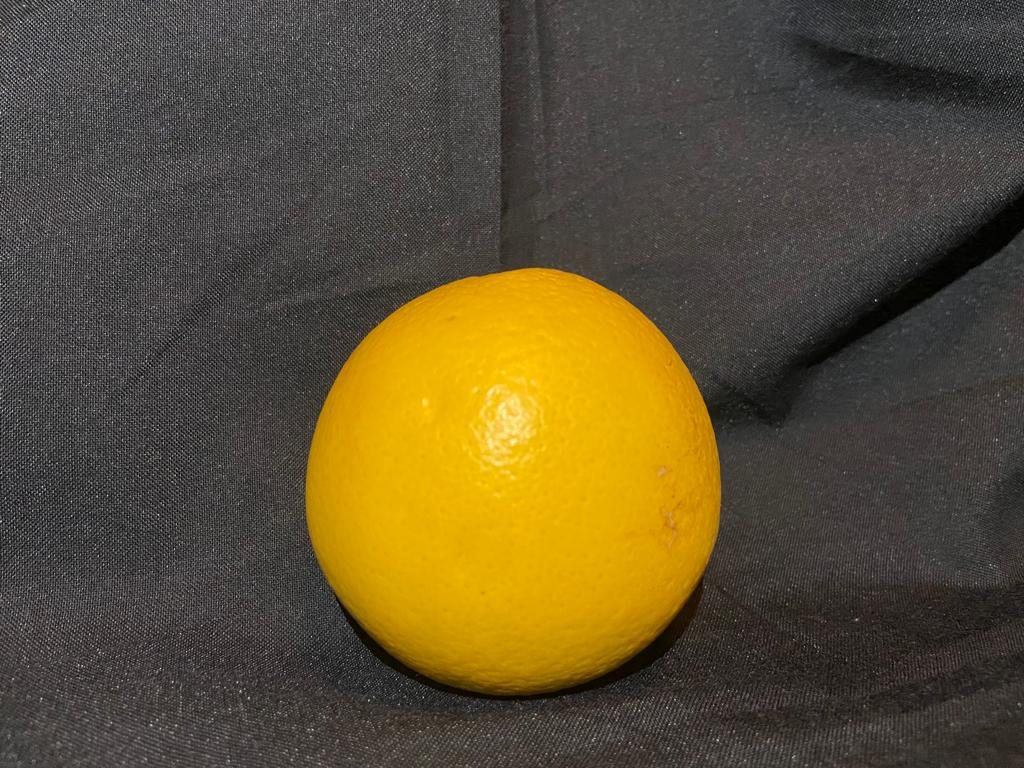
#> input picture servidor/dataSet/Naranja Buena Calidad (0).jpeg, 1024 x 768 px, found by its file name
$ python prueba.py
#> lines starting #> are read from the running program, lines starting #| are printed output that depends on the picture; after the words box and inside, x2 and y2 are one past the last pixel; in counts of white or black regions, pixels touching at a corner belong together; long printed decimals are rounded
import sys
import cv2 as cv
import numpy as np

def binarize(sample):
    blueLayer, greenLayer, redLayer = cv.split(sample)
    redBilateral = cv.bilateralFilter(redLayer, 15, 35, 25)
    _, redBilateral_thresh = cv.threshold(redBilateral, 150, 255, cv.THRESH_OTSU)
    retval, labels, stats, centroids = cv.connectedComponentsWithStats(redBilateral_thresh)
    area_min = 200
    for i in range(0, retval):
        area = stats[i, cv.CC_STAT_AREA]
        if area < area_min:
            indices = np.where(labels == i)
            redBilateral_thresh[indices] = 0
    return [redBilateral_thresh, blueLayer, greenLayer, redLayer]

def sampleDrawDetect(sample, binary, contours, rect):
    muestraContorno = cv.drawContours(sample.copy(), contours, -1, (0,255,0), 3)
    box = cv.boxPoints(rect)
    box = np.int0(box)
    muestraContorno = cv.drawContours(muestraContorno, [box], 0, (0,0,255), 2)
    #cv.imshow('Min rectangulo', muestraContorno)


def colorStatistics(blueLayer, greenLayer, redLayer, binaryMask):
    blueMask = cv.bitwise_or(blueLayer, blueLayer, mask = binaryMask)
    greenMask = cv.bitwise_or(greenLayer, greenLayer, mask = binaryMask)
    redMask = cv.bitwise_or(redLayer, redLayer, mask = binaryMask)
    suma = 0
    cant = 0
    resT = ""
    for i in blueMask:
        for j in i:
            if j != 0:
                cant += 1
                suma += j
    res = suma/(2.55*cant)
    resT += str(res) + ","

    suma = 0
    cant = 0
    for i in greenMask:
        for j in i:
            if j != 0:
                cant += 1
                suma += j
    res = suma/(2.55*cant)
    resT += str(res) + ","


    suma = 0
    cant = 0
    for i in redMask:
        for j in i:
            if j != 0:
                cant += 1
                suma += j
    res = suma/(2.55*cant)
    resT += str(res)

    return resT


def sampleLecture(fileName):
    sample = cv.imread(fileName)
    binary, blueLayer, greenLayer, redLayer = binarize(sample)
    #cv.imshow('Imagen binarizada', binary)
    contours, _ = cv.findContours(binary, cv.RETR_TREE, cv.CHAIN_APPROX_SIMPLE)
    perimetro = cv.arcLength(contours[0], True)
    area = cv.contourArea(contours[0])
    rect = cv.minAreaRect(contours[0])
    #sampleDrawDetect(sample, binary, contours, rect)
    colorS = colorStatistics(blueLayer, greenLayer, redLayer, binary)
    print(f"{perimetro},{area},{colorS}")


def main():
    sampleLecture('dataSet/Naranja Buena Calidad (0).jpeg')
#> in sampleLecture, sample is the input picture: shape (768, 1024, 3); mean B, G, R 51.3, 80.5, 92.9
#> in binarize, `blueLayer, greenLayer, redLayer = cv.split(sample)`:
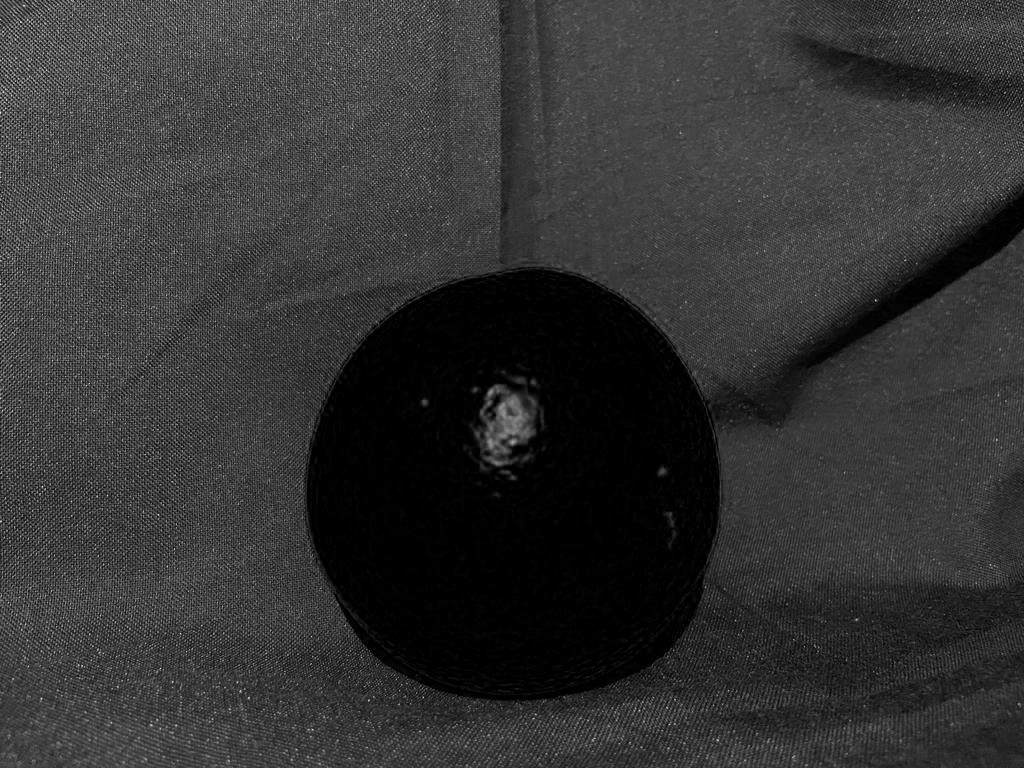
#> blueLayer: shape (768, 1024); min 0, max 233, mean 51.3
#> in binarize, `blueLayer, greenLayer, redLayer = cv.split(sample)`:
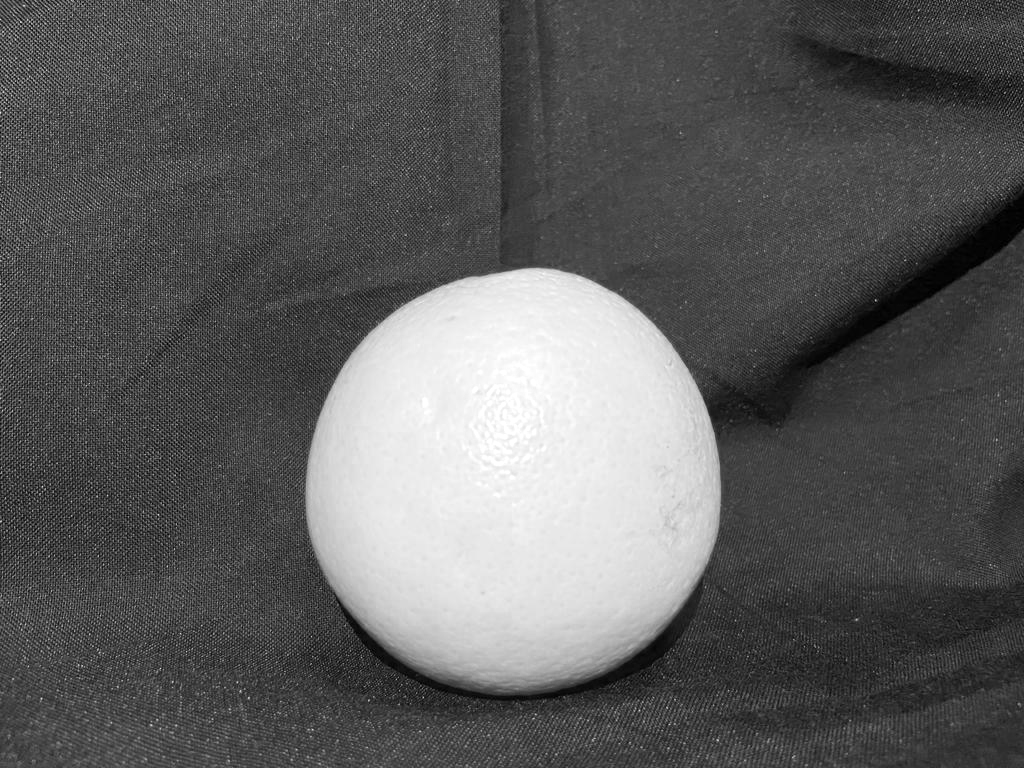
#> redLayer: shape (768, 1024); min 0, max 255, mean 92.9
#> in binarize, `_, redBilateral_thresh = cv.threshold(redBilateral, 150, 255, cv.THRES..`:
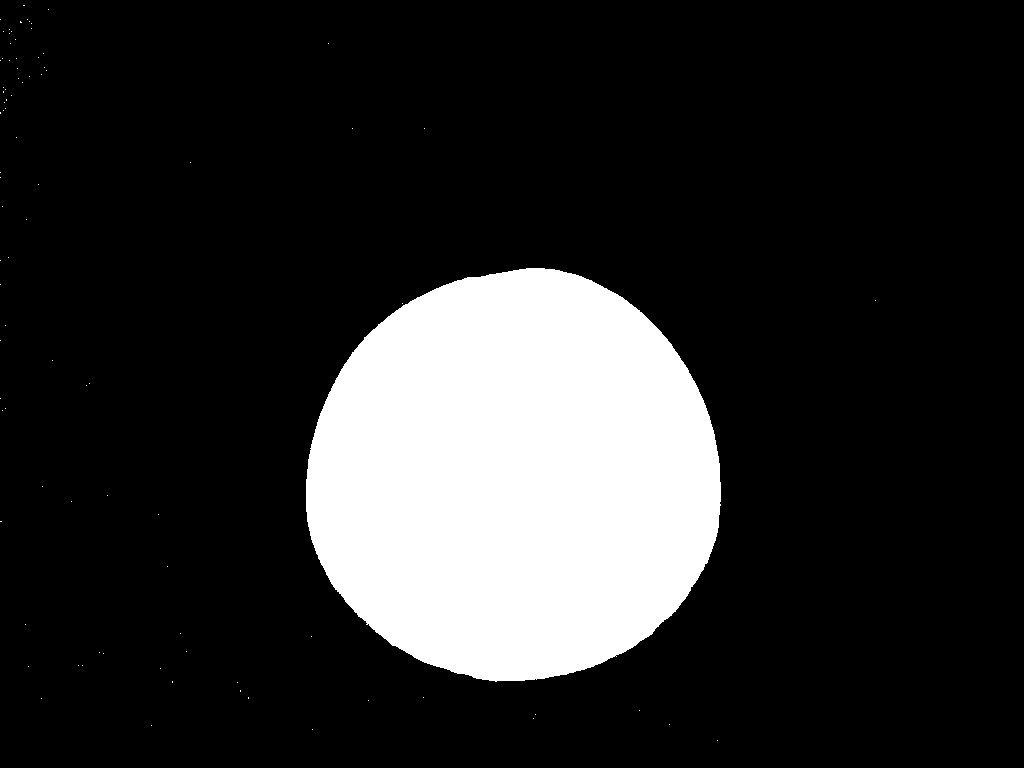
#> redBilateral_thresh: shape (768, 1024); 17.1% white; 90 white regions (89 under 20 px), largest, box (x1, y1, x2, y2) and area: (306, 268, 721, 682) 134294
#> in binarize, `retval, labels, stats, centroids = cv.connectedComponentsWithStats(red..`:
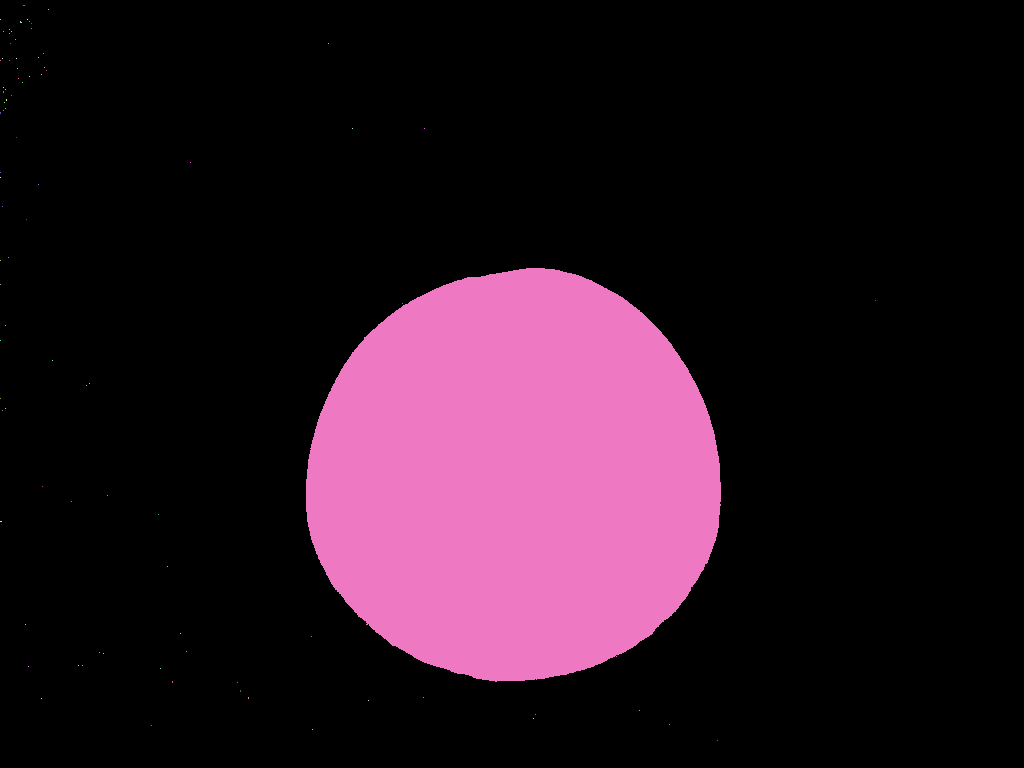
#> labels: shape (768, 1024) int32; 91 distinct labels, from 0 to 90; one colour per label, 0 black
#> in binarize, `retval, labels, stats, centroids = cv.connectedComponentsWithStats(red..`: retval = 91; stats = 91 rows, first 6: [0, 0, 1024, 768, 652039], [23, 5, 2, 1, 2], [48, 9, 1, 1, 1], [0, 19, 1, 1, 1], [27, 19, 1, 1, 1], [20, 21, 2, 2, 3]; centroids = 91 pairs, first value 0 to 875, second value 5 to 740
#> the loop in binarize, `for i in range(0, retval):` made 91 passes
#> area on passes 1, 50: 652039, 134294
#> after the loop in binarize, `for i in range(0, retval):`: redBilateral_thresh: shape (768, 1024); 17.1% white; 1 white region
#> in sampleLecture, `contours, _ = cv.findContours(binary, cv.RETR_TREE, cv.CHAIN_APPROX_SI..`: contours = 1 contour; box (x1, y1, x2, y2) and area: (306, 268, 721, 682) 133696
#> in sampleLecture, `perimetro = cv.arcLength(contours[0], True)`: perimetro = 1389.8
#> in sampleLecture, `area = cv.contourArea(contours[0])`: area = 133696.5
#> in sampleLecture, `rect = cv.minAreaRect(contours[0])`: rect = ((510.7, 476.7), (416.1, 408), -8.75)
#> in colorStatistics, `redMask = cv.bitwise_or(redLayer, redLayer, mask = binaryMask)`:
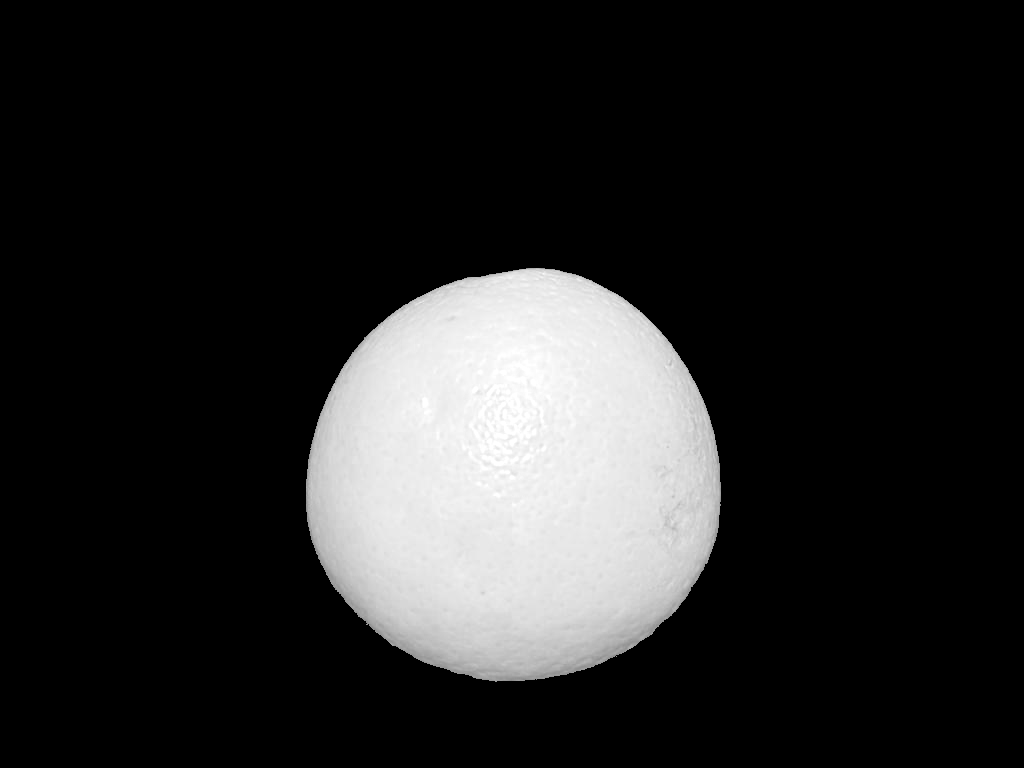
#> redMask: shape (768, 1024); min 0, max 255, mean 38.1
#> after the loop in colorStatistics, `for i in blueMask:`: cant = 63788; suma = 507168
#> in colorStatistics, `res = suma/(2.55*cant)`: res = 3.12
#> in colorStatistics, `resT += str(res) + ","`: resT = '3.1179753521776177,'
#> after the loop in colorStatistics, `for i in greenMask:`: cant = 134294; suma = 22207017
#> in colorStatistics, `res = suma/(2.55*cant)`: res = 64.85
#> in colorStatistics, `resT += str(res) + ","`: resT = '3.1179753521776177,64.8475294327897,'
#> after the loop in colorStatistics, `for i in redMask:`: cant = 134294; suma = 29983388
#> in colorStatistics, `res = suma/(2.55*cant)`: res = 87.56
#| 1389.751,133696.5,3.118,64.848,87.556
    #sampleLecture('dataSet/prueba.jpeg')


if __name__ == '__main__':
    main()
    #cv.waitKey(0)
